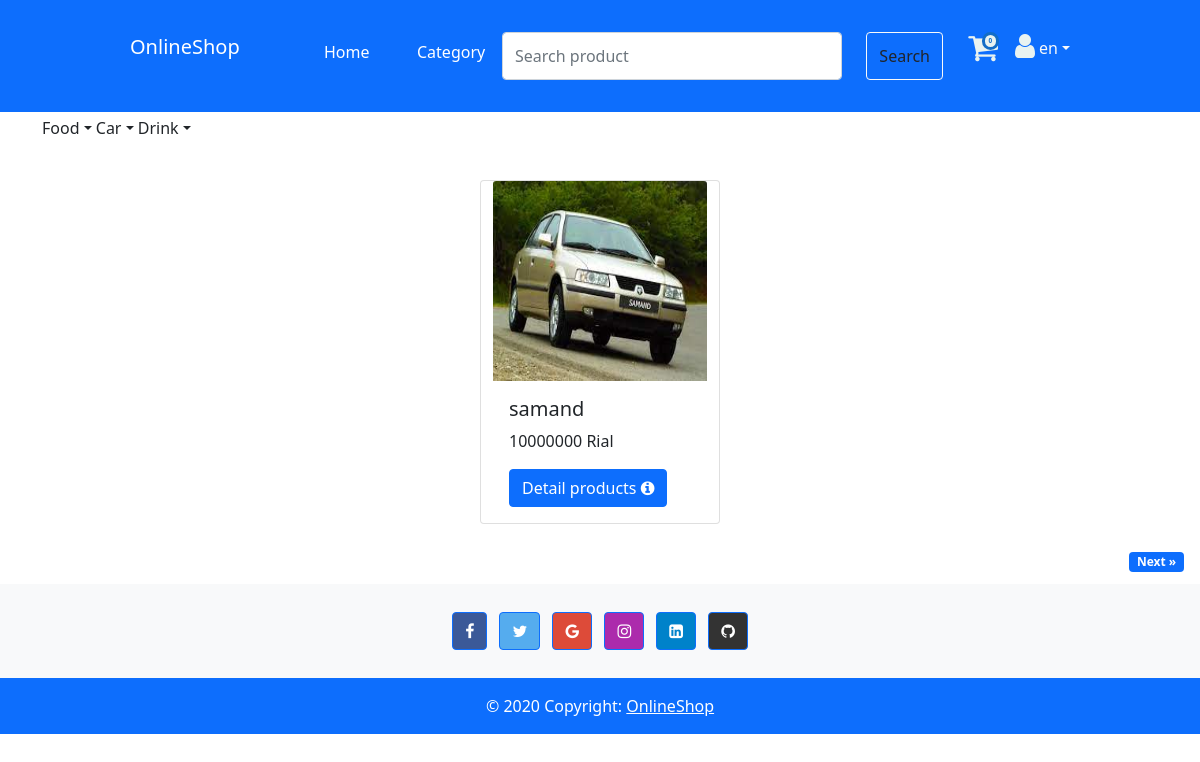
The page /en/product/category_product/8?page=1 on the database its author committed.
### product/models.py (models this page shows, shortened)
class Category(BaseModel):
    category_name = models.CharField(max_length=20, null=True, blank=True)
    category_root = models.ForeignKey('self', on_delete=models.CASCADE, related_name='sub_categories',
                                      verbose_name='Parent Category',
                                      null=True, blank=True)
    discount = models.ForeignKey(Discount, on_delete=models.CASCADE, null=True, blank=True)
    class Meta:
        verbose_name = _('Category')
        verbose_name_plural = _('Category')

class Product(BaseModel):
    name_product = models.CharField(max_length=20, null=False)
    brand = models.CharField(max_length=20, null=True, blank=True)
    descriptions = models.TextField(max_length=250, null=True, blank=True)
    price = models.PositiveIntegerField(null=False)
    number_store = models.PositiveIntegerField(default=1)
    status = models.CharField(max_length=15, choices=(('exist', True), ('Not exist', False)), default=False)
    category = models.ForeignKey(Category, on_delete=models.RESTRICT, null=False)
    image = models.FileField(default='NO_pic.png', upload_to='Product_pic/%Y/%m/%d')
    discount = models.ForeignKey(Discount, on_delete=models.CASCADE)
    class Meta:
        verbose_name = _('Product')
        verbose_name_plural = _('Products')

### product/views.py (the view)
# urls.py: path('category_product/<int:pk>', product_for_categoryListview.as_view(), name='category_product'),
class product_for_categoryListview(View):
    def get(self, request, pk):
        category_list = Category.objects.all()
        product_category = Product.objects.filter(category_id=pk)
        page = Paginator(product_category, 1)
        page_number = request.GET.get('page')
        product_category_page = page.page(page_number)
        context = {
            'product_category_page': product_category_page,
            'Category_list': category_list,
            'cat_id': pk
        }
        return render(request, 'landing/product/List_product.html', context=context)

### core/manager.py (called while the page is built)
    def get_queryset(self):
        return super().get_queryset().filter(is_deleted=False)

### templates/landing/product/List_product.html (shortened to what this page needs)
{% extends "landing/product/Category.html" %}
{% load i18n %}
{% block content %}
    {% load static %}
    <link rel="stylesheet" type="text/css" href="{% static "landing/css/product.css" %}">
    <link rel="stylesheet" type="text/css" href="{% static "landing/css/category.css" %}">
    <div class="container mt-1">
        {% for i in Category_list %}
            <div class="dropdown">
                {% if  i.category_root  == None %}
                    <p type="button" class=" dropdown-toggle" data-bs-toggle="dropdown">
                        {{ i.category_name }}</p>
                {% endif %}
            </div>
        {% endfor %}
    </div>
    <div class="container mt-3 mb-3 d-flex justify-content-center">
        <div class="row d-flex justify-content-center">
            {% for product in product_category_page.object_list %}
                <div class="card  m-2 " style="width: 15rem;">
                    <a href="{% url 'product:Detail_product' product.id %}">
                        <img src="{{ product.image.url }}" class="card-img-top" data-bs-toggle="modal"
                             data-bs-target="#{{ product.name_product }}"
                             alt="{{ product.name_product }}" width="350" height="200">
                    </a>
                    <div class="card-body">
                        <h5 class="card-title">{{ product.name_product }}</h5>
                        <p class="card-text">{{ product.price }} {% trans 'Rial'%}</p>
                        <a class="btn btn-primary" href="{% url 'product:Detail_product' product.id %}">{% trans 'Detail products' %}
                            <i class="fa fa-info-circle  ml-2" aria-hidden="true"></i>
                        </a>
                    </div>
                </div>
            {% endfor %}
        </div>
    </div>
    <div class="inline mb-2 d-flex flex-row-reverse bd-highlight ">
        {% if product_category_page.has_next %}
                      <a href="{% url 'product:category_product' cat_id %}?page={{ product_category_page.next_page_number }}"
                         class="badge bg-primary text-wrap m-1 me-3"  style="text-decoration: none;">{% trans 'Next' %} &raquo;</a>
        {% endif %}
    </div>
{% endblock %}

### static/landing/css/category.css (style rules this page uses)
.dropdown { position: relative; display: inline-block; }

### rows shown on the page
Category: category_name "Food"
Category: category_name "Car"
Category: category_name "Drink"
Product: image (picture), name_product "samand", price "10000000"

### other values the page prints
{{ CUREENT_LANG }} "en"
